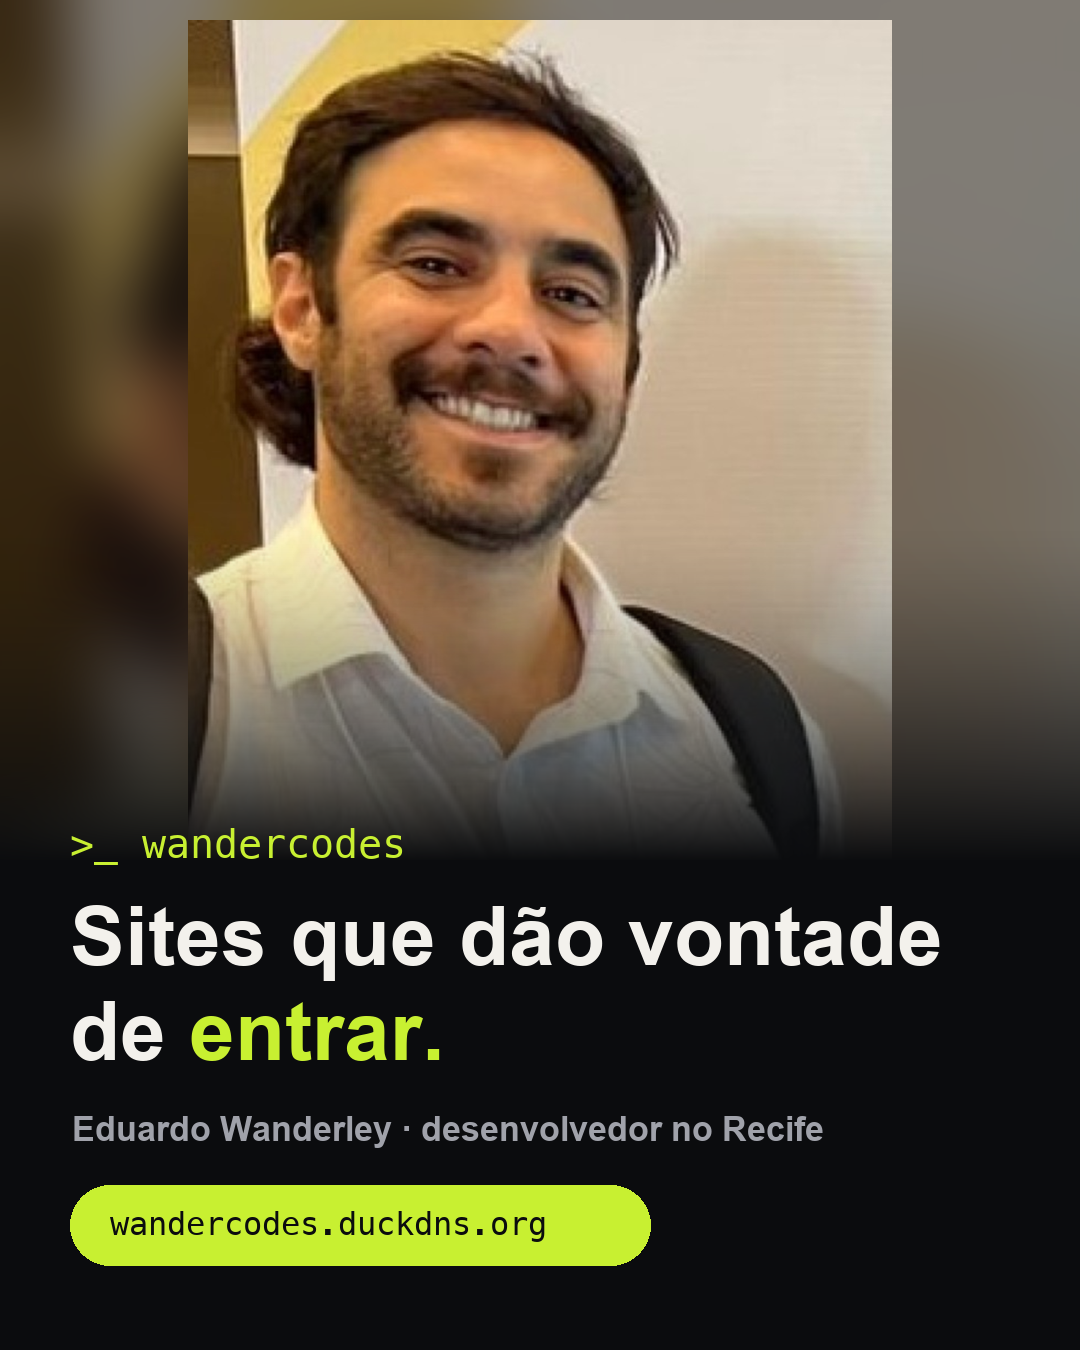

Recreate this plot in Python.
# Arte do post de apresentação (1080x1350) com a foto do Eduardo. Uso: python3 -I post-apresentacao.py
import pathlib
from PIL import Image, ImageDraw, ImageFont, ImageFilter
R = pathlib.Path(__file__).resolve().parent.parent
W, H = 1080, 1350
FUNDO, TEXTO, SUAVE, ACENTO = (11, 12, 14), (243, 241, 236), (160, 162, 170), (200, 240, 49)
NEG = "/System/Library/Fonts/Supplemental/Arial Bold.ttf"; MONO = "/System/Library/Fonts/Menlo.ttc"
im = Image.new("RGB", (W, H), FUNDO)
foto = Image.open(R / "fonte/eduardo-linkedin.png").convert("RGB")      # 874x1092
fundo = foto.resize((W, round(foto.height * W / foto.width))).crop((0, 0, W, 900)).filter(ImageFilter.GaussianBlur(30))
im.paste(Image.blend(fundo, Image.new("RGB", fundo.size, FUNDO), 0.45), (0, 0))
alt = 880; f2 = foto.resize((round(foto.width * alt / foto.height), alt), Image.LANCZOS)
im.paste(f2, ((W - f2.width) // 2, 20))
grad = Image.new("L", (W, H), 0); g = ImageDraw.Draw(grad)
for y in range(520, 870): g.line([(0, y), (W, y)], fill=int(255 * min(1, (y - 520) / 340) ** 1.4))
g.rectangle((0, 870, W, H), fill=255)
im.paste(FUNDO, (0, 0), grad)
d = ImageDraw.Draw(im)
d.text((70, 820), ">_ wandercodes", font=ImageFont.truetype(MONO, 40), fill=ACENTO)
ft = ImageFont.truetype(NEG, 82)
d.text((70, 890), "Sites que dão vontade", font=ft, fill=TEXTO)
d.text((70, 985), "de ", font=ft, fill=TEXTO)
d.text((70 + d.textlength("de ", font=ft), 985), "entrar.", font=ft, fill=ACENTO)
d.text((72, 1110), "Eduardo Wanderley · desenvolvedor no Recife", font=ImageFont.truetype(NEG, 34), fill=SUAVE)
d.rounded_rectangle((70, 1185, 650, 1265), 40, fill=ACENTO)
d.text((110, 1205), "wandercodes.duckdns.org", font=ImageFont.truetype(MONO, 32), fill=FUNDO)
out = pathlib.Path(__file__).with_name("post-apresentacao.png"); im.save(out); print(out)
